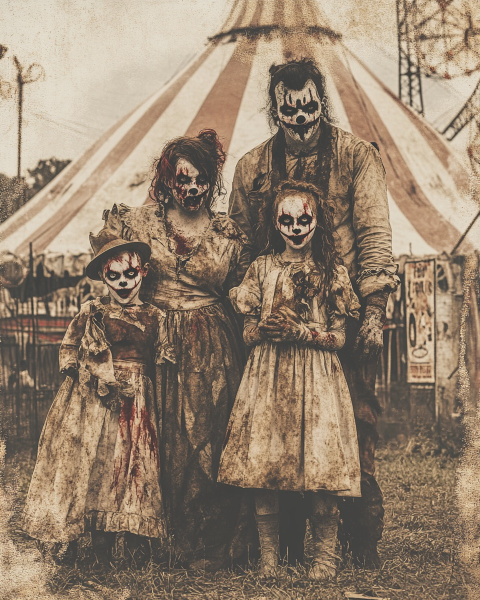
#> input picture Big Top Barbarity /images/family_portrait.jpg, 960 x 1200 px (shown at 1/2 size)
$ python -i project_amber.py   (imports and definitions only)
#> lines starting #> are read from the running program, lines starting #| are printed output that depends on the picture
#> further down, picture is the input picture: PIL image 960x1200 RGB; mean R, G, B 147.8, 129.7, 110.6
# Install Pillow: pip install Pillow
import os
from PIL import Image, ImageDraw, ImageFont, ImageFilter, ImageEnhance
import random
import textwrap
import math

# --- Configuration ---
PAGE_WIDTH = 1700  # Approx A4 ratio (pixels)
PAGE_HEIGHT = 2200
MARGIN_LEFT = 150
MARGIN_RIGHT = 150
MARGIN_TOP = 100
MARGIN_BOTTOM = 150
TEXT_AREA_WIDTH = PAGE_WIDTH - MARGIN_LEFT - MARGIN_RIGHT

OUTPUT_DIR = "PROJECT_AMBER_DOCS"

# --- Fonts ---
# Try to load specific fonts, fall back to common ones
try:
    # A typewriter-like font (e.g., Courier New, Lucida Console)
    FONT_BODY_PATH = "cour.ttf" # Courier New often available
    FONT_BODY_SIZE = 38
    FONT_BODY = ImageFont.truetype(FONT_BODY_PATH, FONT_BODY_SIZE)
except IOError:
    print(f"Warning: Font '{FONT_BODY_PATH}' not found. Using PIL default.")
    FONT_BODY_SIZE = 38
    FONT_BODY = ImageFont.load_default()

try:
    # A bolder font for headers (e.g., Arial Bold, Impact)
    FONT_HEADER_PATH = "arialbd.ttf" # Arial Bold often available
    FONT_HEADER_SIZE = 48
    FONT_HEADER_BOLD = ImageFont.truetype(FONT_HEADER_PATH, FONT_HEADER_SIZE)
    FONT_HEADER_REGULAR = ImageFont.truetype("arial.ttf", FONT_HEADER_SIZE) # Regular for comparison
    FONT_STAMP = ImageFont.truetype(FONT_HEADER_PATH, 70)
    FONT_CLASSIFICATION = ImageFont.truetype(FONT_HEADER_PATH, 40)
except IOError:
    print(f"Warning: Font '{FONT_HEADER_PATH}' not found. Using PIL default for headers.")
    FONT_HEADER_SIZE = 48
    FONT_HEADER_BOLD = ImageFont.load_default()
    FONT_HEADER_REGULAR = ImageFont.load_default()
    FONT_STAMP = ImageFont.load_default()
    FONT_CLASSIFICATION = ImageFont.load_default()

try:
    # A simple handwriting font (e.g., Comic Sans MS - ironically fitting sometimes, or find a free one)
    FONT_HANDWRITING_PATH = "comic.ttf" # Or use a better free handwriting font TTF
    FONT_HANDWRITING_SIZE = 36
    FONT_HANDWRITING = ImageFont.truetype(FONT_HANDWRITING_PATH, FONT_HANDWRITING_SIZE)
except IOError:
    print(f"Warning: Font '{FONT_HANDWRITING_PATH}' not found. Using PIL default for handwriting.")
    FONT_HANDWRITING_SIZE = 36
    FONT_HANDWRITING = ImageFont.load_default()


# --- Colors ---
COLOR_BACKGROUND = (245, 240, 220) # Aged paper yellow-ish white
COLOR_TEXT = (20, 20, 20) # Dark grey/black
COLOR_RED = (180, 0, 0)
COLOR_REDACTED = (0, 0, 0)
COLOR_STAMP = (0, 50, 150, 180) # Semi-transparent blue
COLOR_STAMP_RED = (180, 0, 0, 180) # Semi-transparent red
COLOR_HANDWRITING = (50, 50, 150) # Faded blue ink

# --- Helper Functions ---

def add_noise(image, amount=0.03):
    """Adds subtle grayscale noise to the image."""
#> called with amount = 0.03
    width, height = image.size
#> width = 960; height = 1200
    noise = Image.effect_noise((width, height), amount * 255) # Scale amount
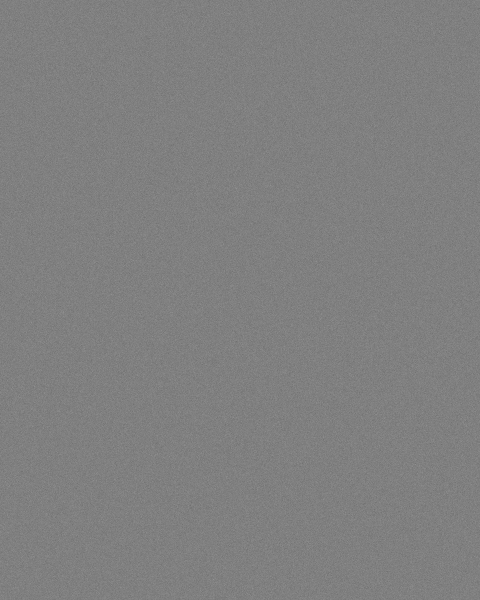
#> noise: PIL image 960x1200 L (shown at 1/2 size); min 87, max 163, mean 127.5
    noise = noise.convert("L").convert("RGB") # Convert noise to RGB
#> noise: PIL image 960x1200 RGB
    noisy_image = Image.blend(image.convert("RGB"), noise, alpha=amount / 2) # Blend subtly
    return noisy_image

# [425 lines left out: functions add_aging, draw_wrapped_text, draw_redaction, draw_stamp, add_classification_header_footer, create_document_page and 10 more, not called in this run]

# --- Main Execution ---
page_functions = [
    page_1_content, page_2_content, page_3_content, page_4_content, page_5_content,
    page_6_content, page_7_content, page_8_content, page_9_content, page_10_content
]

# [5 lines not run here, left out]

>>> from PIL import Image
>>> picture = Image.open('../Big Top Barbarity /images/family_portrait.jpg')
>>> result = add_noise(picture)
